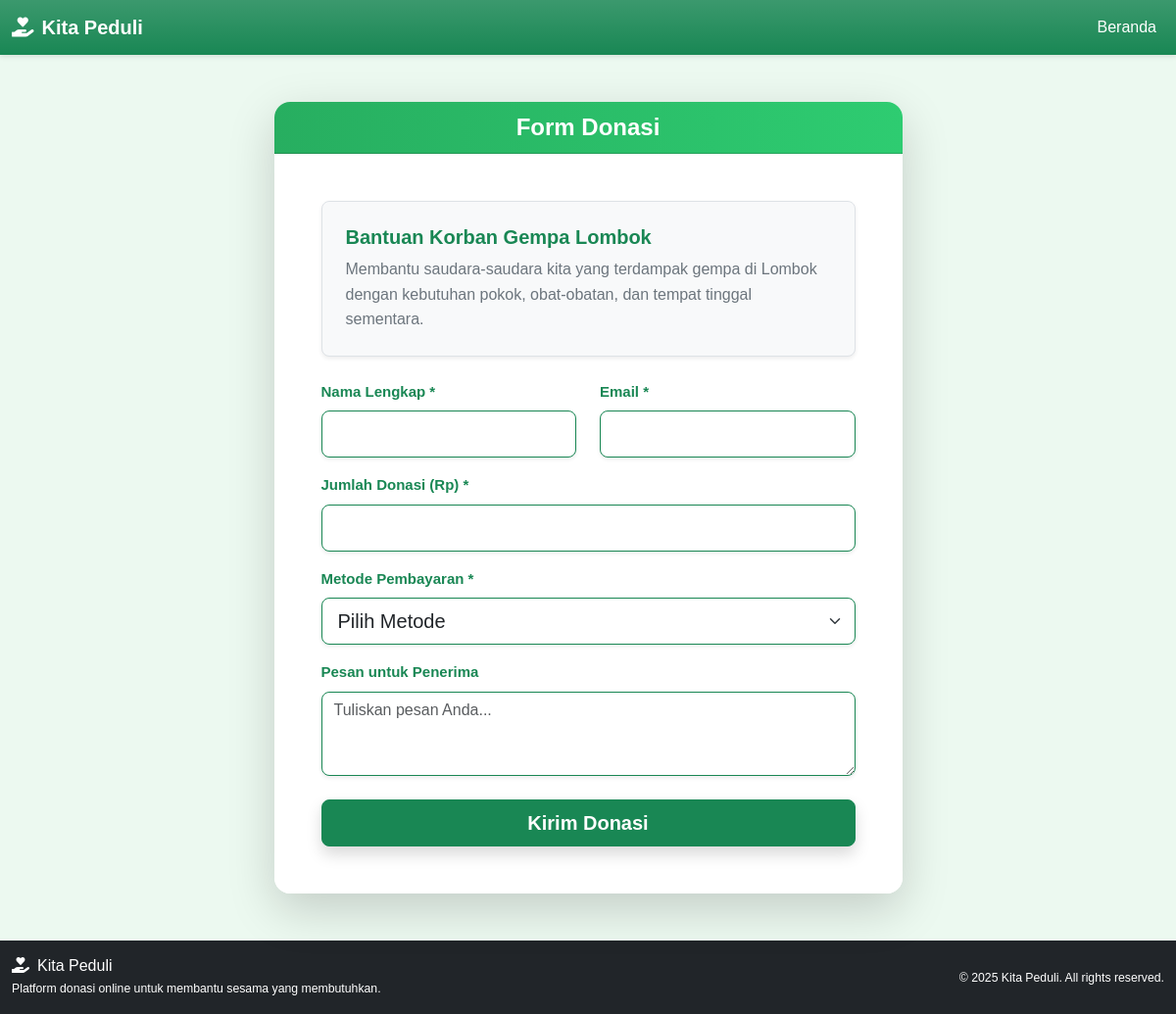
The app's page /donasi.php?kampanye=1 with its own data.
### tables this page shows
CREATE TABLE `kampanye` (
  `id_kampanye` int(11) NOT NULL,
  `id_kategori` int(11) NOT NULL,
  `judul` varchar(255) NOT NULL,
  `deskripsi` text NOT NULL,
  `target_dana` decimal(15,2) NOT NULL,
  `dana_terkumpul` decimal(15,2) DEFAULT 0.00,
  `tanggal_mulai` date DEFAULT NULL,
  `tanggal_akhir` date DEFAULT NULL,
  `foto_utama` varchar(255) DEFAULT NULL,
  `status_kampanye` enum('Aktif','Selesai','Dihentikan') DEFAULT 'Aktif',
  `gambar` varchar(255) DEFAULT NULL
);

### donasi.php (the view, shortened to what this page needs)
<?php include 'includes/header.php'; ?>
<div class="container py-5">
  <div class="row justify-content-center">
    <div class="col-lg-7 col-md-9">
      <div class="card shadow-lg border-0 rounded-4 overflow-hidden">
        <div class="card-header text-white text-center fw-semibold fs-4"
             style="background: linear-gradient(to right, #27ae60, #2ecc71);">
          Form Donasi
        </div>
        <div class="card-body p-5 bg-white">
          <?php
          include 'config/koneksi.php';
          if (isset($_GET['kampanye'])) {
              $id_kampanye = $_GET['kampanye'];
              $query = "SELECT * FROM kampanye WHERE id_kampanye = ?";
              $stmt = mysqli_prepare($conn, $query);
              mysqli_stmt_bind_param($stmt, "i", $id_kampanye);
              mysqli_stmt_execute($stmt);
              $result = mysqli_stmt_get_result($stmt);
              $kampanye = mysqli_fetch_assoc($result);
          }
          ?>
          <?php if (isset($kampanye) && $kampanye): ?>
          <div class="mb-4 p-4 bg-light border rounded-3 shadow-sm">
            <h5 class="fw-semibold text-success mb-2"><?php echo $kampanye['judul']; ?></h5>
            <p class="mb-0 text-secondary" style="line-height: 1.6;"><?php echo $kampanye['deskripsi']; ?></p>
          </div>
          <form method="POST" class="needs-validation" novalidate>
            <div class="row">
              <div class="col-md-6 mb-3">
                <label for="nama_donatur" class="form-label fw-semibold text-success">Nama Lengkap *</label>
                <input type="text" class="form-control form-control-lg border-success rounded-3 shadow-sm" id="nama_donatur" name="nama_donatur" required>
              </div>
              <div class="col-md-6 mb-3">
                <label for="email_donatur" class="form-label fw-semibold text-success">Email *</label>
                <input type="email" class="form-control form-control-lg border-success rounded-3 shadow-sm" id="email_donatur" name="email_donatur" required>
              </div>
            </div>
            <div class="mb-3">
              <label for="jumlah_donasi" class="form-label fw-semibold text-success">Jumlah Donasi (Rp) *</label>
              <input type="text" class="form-control form-control-lg border-success rounded-3 shadow-sm" id="jumlah_donasi" name="jumlah_donasi" required>
            </div>
            <div class="mb-3">
              <label for="metode_pembayaran" class="form-label fw-semibold text-success">Metode Pembayaran *</label>
              <select class="form-select form-select-lg border-success rounded-3 shadow-sm" id="metode_pembayaran" name="metode_pembayaran" required>
                <option value="">Pilih Metode</option>
              </select>
            </div>
            <div class="mb-4">
              <label for="pesan_donatur" class="form-label fw-semibold text-success">Pesan untuk Penerima</label>
              <textarea class="form-control border-success rounded-3 shadow-sm" id="pesan_donatur" name="pesan_donatur" rows="3" placeholder="Tuliskan pesan Anda..."></textarea>
            </div>
            <button type="submit" class="btn btn-success btn-lg w-100 py-2 fw-semibold shadow">Kirim Donasi</button>
          </form>
          <?php else: ?>
          <div class="alert alert-warning rounded-3">Silakan pilih kampanye terlebih dahulu dari halaman kampanye.</div>
          <a href="kampanye.php" class="btn btn-success shadow-sm">Lihat Kampanye</a>
          <?php endif; ?>
        </div>
      </div>
    </div>
  </div>
</div>
<?php include 'includes/footer.php'; ?>

### assets/css/style.css (style rules this page uses)
:root { --primary-color: #148f0f; --secondary-color: #adcc93ff; --accent-color: #0ec108; --text-primary: #136004ff; --bg-light-top: #ffffffff; --bg-light-bottom: #e9f9e8; --bg-section: #e9f9e8; --bg-program: #e9f9e8; }
body { background-color: #e9f9e8; }

### includes/header.php (style rules this page uses)
body { margin: 0; padding: 0; }

### donasi.php (style rules this page uses)
body { background-color: #ecf9f0; font-family: 'Poppins', sans-serif; }
.form-label { font-size: 15px; }
.card { transition: transform 0.2s ease-in-out; }

### includes/footer.php (style rules this page uses)
html, body { height: 100%; display: flex; flex-direction: column; }

### records on screen
kampanye: judul "Bantuan Korban Gempa Lombok", deskripsi "Membantu saudara-saudara kita yang terdampak gempa di Lombok dengan kebutuhan pokok, obat-obatan, dan tempat tinggal sementara."
